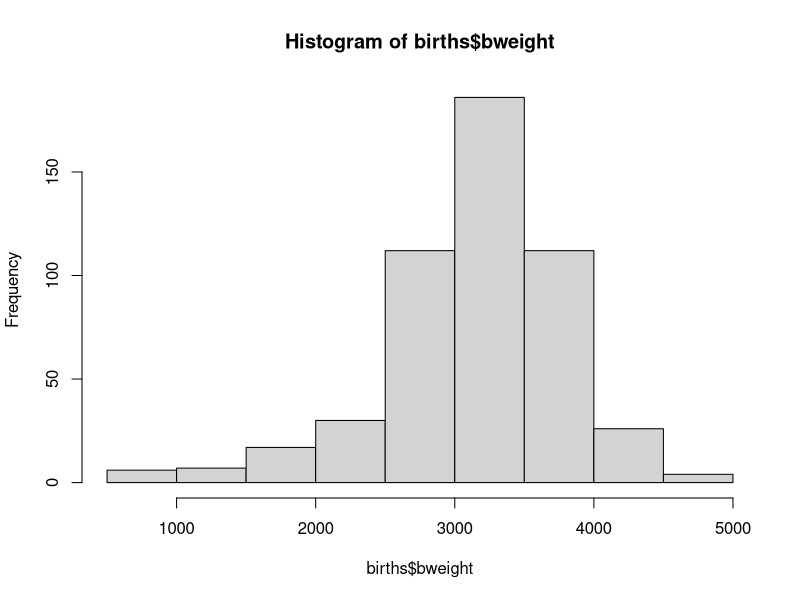

R code for this plot:
### R code from vignette source 'birthweight-practical.Rnw'
### Encoding: ISO8859-1

###################################################
### code chunk number 1: birthweight-practical.Rnw:135-136
###################################################
options("width"=80, "prompt"=" ", continue="  ")


###################################################
### code chunk number 2: birthweight-practical.Rnw:140-146
###################################################
xyplot2 <- function (x, data, ...)
{
    cl <- match.call()
    cl[[1]] <- as.name("xyplot")
    print(eval(cl))
}


###################################################
### code chunk number 3: birthweight-practical.Rnw:195-200
###################################################
library(Epi)
data(births)
head(births)
dim(births)
sapply(births, class)


###################################################
### code chunk number 4: birthweight-practical.Rnw:212-213
###################################################
hist(births$bweight)
